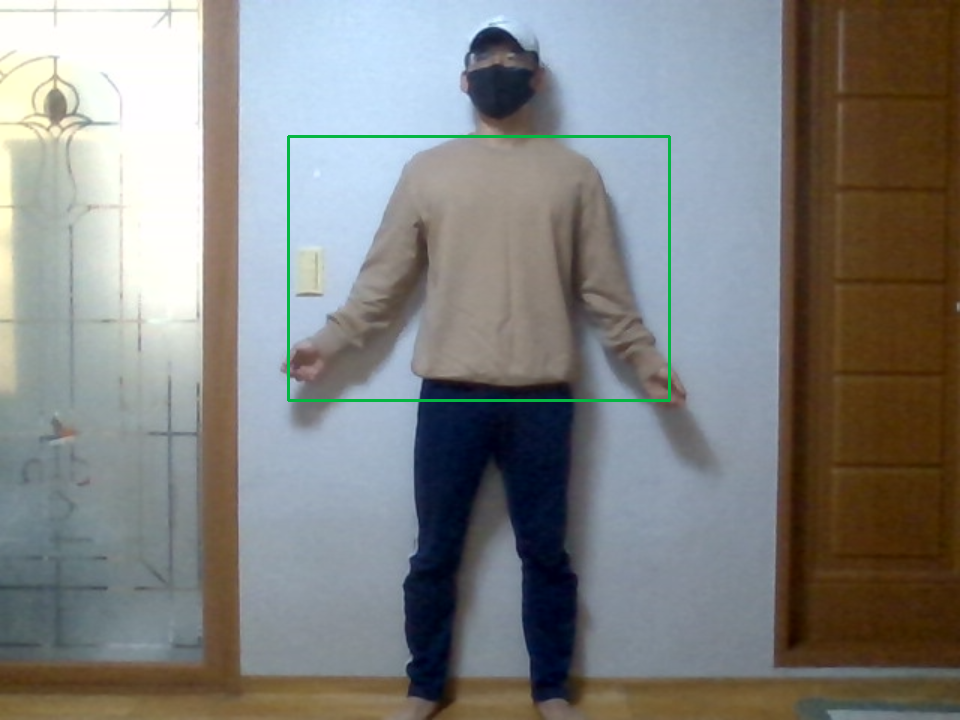
#> input picture Main_model/clothes_detecting_test.png, 960 x 720 px
$ python non-person.py
#> lines starting #> are read from the running program, lines starting #| are printed output that depends on the picture; after the words box and inside, x2 and y2 are one past the last pixel; in counts of white or black regions, pixels touching at a corner belong together
import cv2
import numpy as np

# Input
print()
print('##################################################################')
print()
address = input('Enter path of file: ')
#> the answer given: ../clothes_detecting_test.png
print()
print('##################################################################')
print()
img = cv2.imread(address)
#> img is the input picture: shape (720, 960, 3); mean B, G, R 129.1, 130.9, 130
gray = cv2.cvtColor(img,cv2.COLOR_BGR2GRAY)
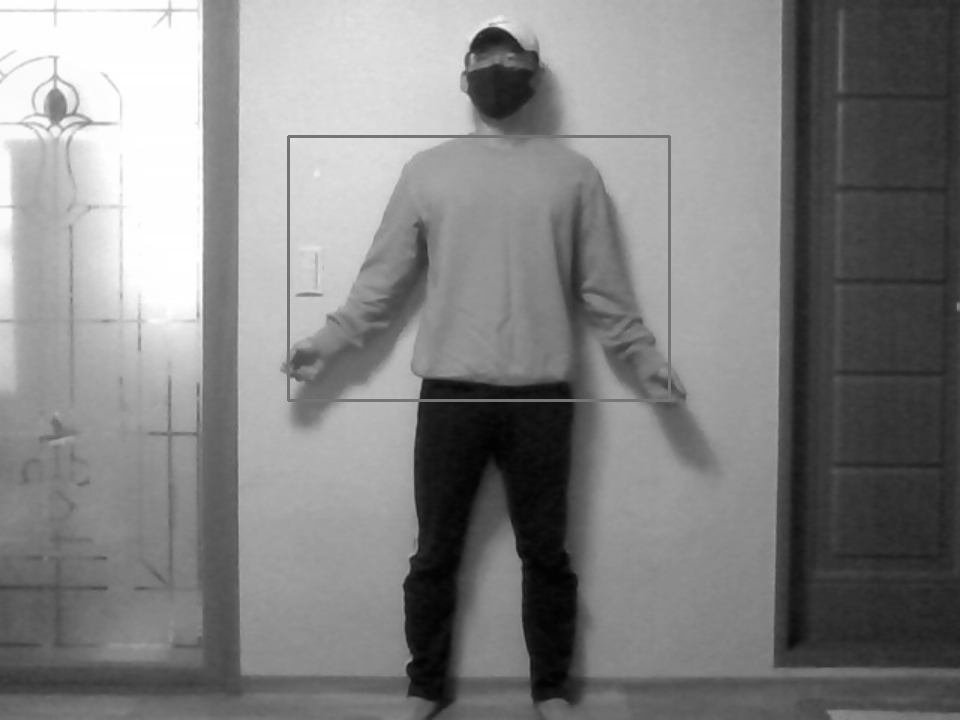
#> gray: shape (720, 960); min 2, max 255, mean 130.4
blurred = cv2.GaussianBlur(img, (9, 9), 0)

# Edge detection
edges = cv2.Canny(gray, 100, 200)
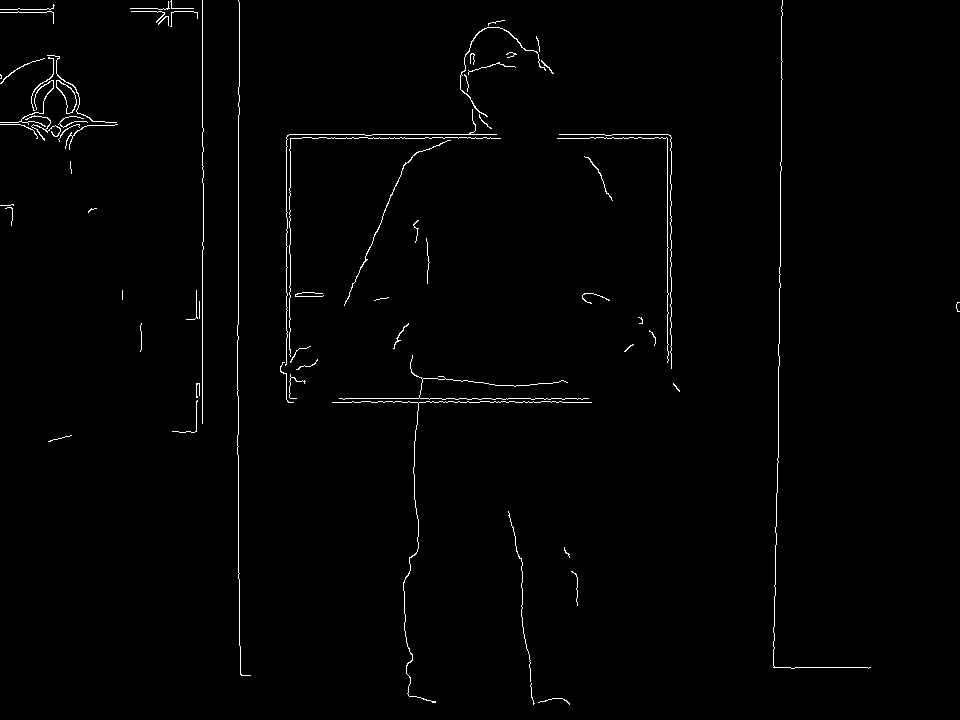
#> edges: shape (720, 960); 1.1% white in thin lines or dots
edges = cv2.dilate(edges, None)
#> edges: shape (720, 960); 3.5% white; 33 white regions, largest, box (x1, y1, x2, y2) and area: (279, 19, 555, 404) 5477, (331, 354, 593, 704) 3421, (0, 54, 119, 151) 2819
edges = cv2.erode(edges, None)
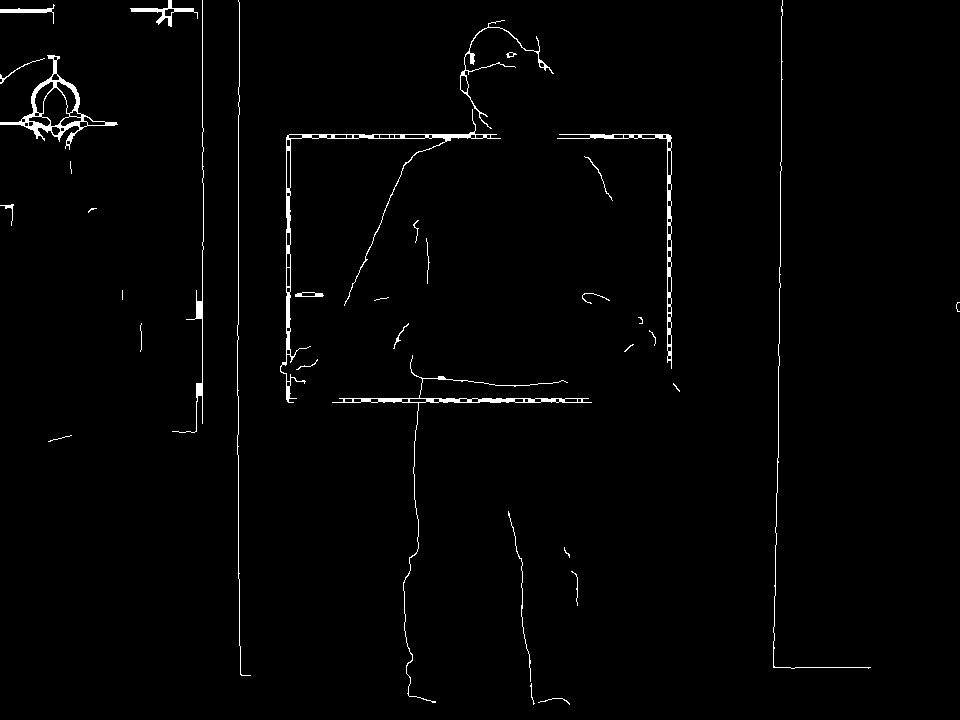
#> edges: shape (720, 960); 1.4% white; 36 white regions (9 under 20 px)

# Find contours in edges, sort by area
contour_info = []
contours, _ = cv2.findContours(edges, cv2.RETR_LIST, cv2.CHAIN_APPROX_SIMPLE)
#> contours = 119 contours, 49 with area under 20; largest, box (x1, y1, x2, y2) and area: (0, 55, 118, 150) 2815, (280, 109, 501, 403) 1675, (557, 134, 672, 369) 1092, (332, 355, 592, 703) 900, (41, 87, 70, 127) 680
for c in contours:
    contour_info.append((
        c,
        cv2.isContourConvex(c),
        cv2.contourArea(c),
    ))
#> this loop made 119 passes
#> c on pass 44: [[122, 290], [122, 299]]
#> after the loop, contour_info = 119 items
contour_info = sorted(contour_info, key=lambda c: c[2], reverse=True)
max_contour = contour_info[0]
#> max_contour = 3 items, first 3: contour of 186 points, box (x1, y1, x2, y2) (0, 55, 118, 150), area 2815, False, 2815

# Create empty mask and flood fill
mask = np.zeros(edges.shape)
for c in contour_info:
    cv2.fillConvexPoly(mask, c[0], (255))
#> this loop made 119 passes
#> mask: shape (720, 960) float64; 4.6% white; 34 white regions (9 under 20 px), largest, box (x1, y1, x2, y2) and area: (280, 109, 501, 403) 17660, (0, 55, 118, 150) 3286, (460, 20, 554, 129) 3028

# Smooth mask and blur it
mask = cv2.dilate(mask, None, iterations=10)
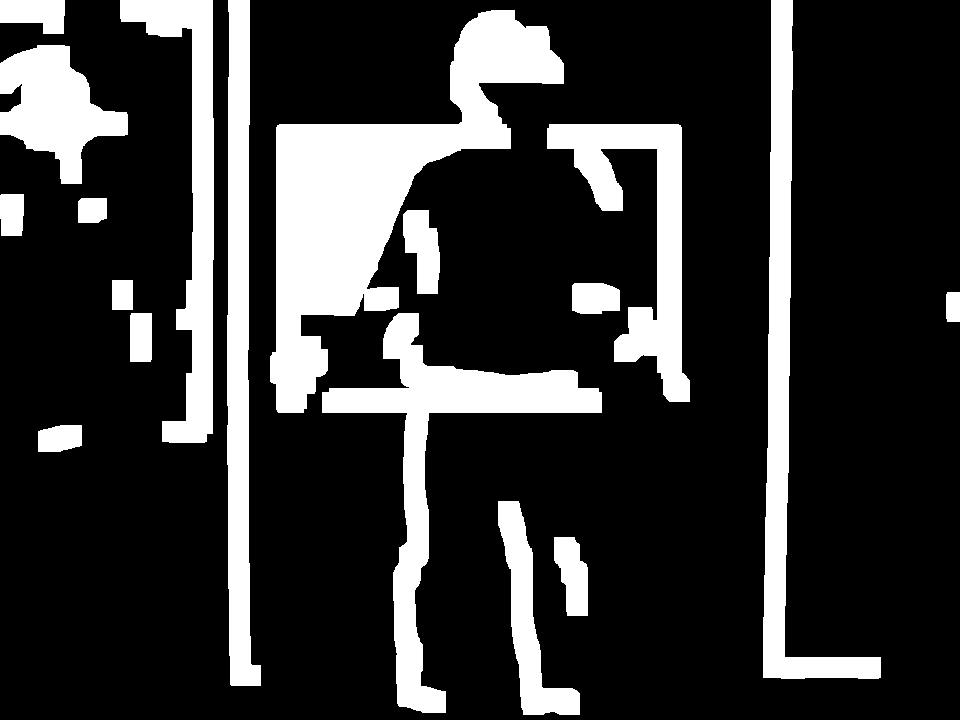
#> mask: shape (720, 960) float64; 20.7% white; 18 white regions, largest, box (x1, y1, x2, y2) and area: (270, 10, 564, 413) 38119, (322, 313, 602, 713) 19508, (763, 0, 881, 679) 16651
mask = cv2.erode(mask, None, iterations=10)
#> mask: shape (720, 960) float64; 5.7% white; 22 white regions (5 under 20 px), largest, box (x1, y1, x2, y2) and area: (280, 20, 554, 403) 22297, (332, 355, 592, 703) 4362, (0, 55, 118, 174) 4146
mask = cv2.GaussianBlur(mask, (21, 21), 0)
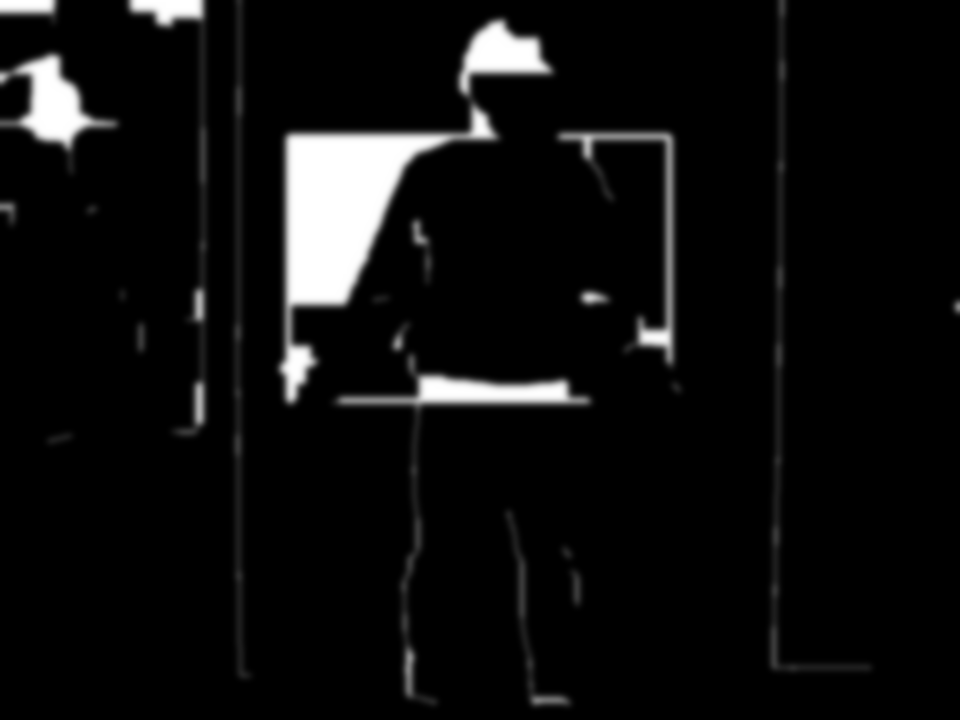
#> mask: shape (720, 960) float64; min 0, max 255, mean 14.4; drawn with min black and max white

# Create 3-channel alpha mask
mask_stack = np.dstack([mask]*3)

# Blend mask and foreground image
mask_stack  = mask_stack.astype('float32') / 255.0
img         = img.astype('float32') / 255.0
masked = (mask_stack * img) + ((1-mask_stack) * (1.0,1.0,1.0))
masked = (masked * 255).astype('uint8')

# Make the background transparent by adding 4th alpha channel
tmp = cv2.cvtColor(masked, cv2.COLOR_BGR2GRAY)
_,alpha = cv2.threshold(tmp,0,255,cv2.THRESH_BINARY)
#> alpha: shape (720, 960); every value is 255
b, g, r = cv2.split(masked)
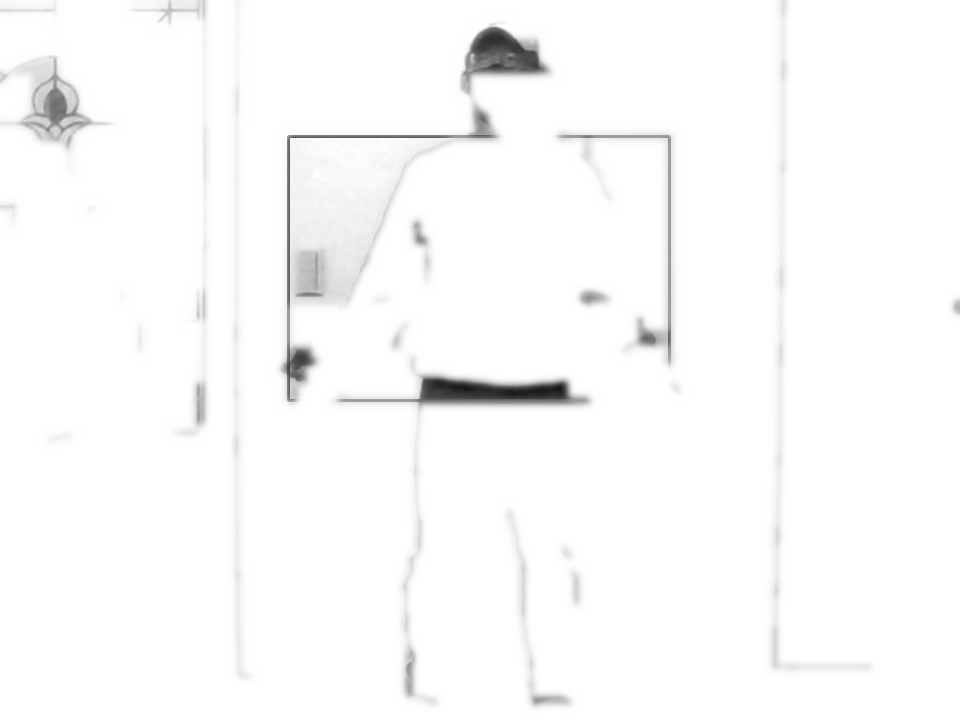
#> b: shape (720, 960); min 24, max 255, mean 250.5
rgba = [b,g,r, alpha]
dst = cv2.merge(rgba,4)

# Display
cv2.imshow('img', dst)
cv2.waitKey()
cv2.imwrite("output.png",dst)
print("saved the output image in output.png")
print()
print('##################################################################')

$ run again, on Main_model/test(1).png
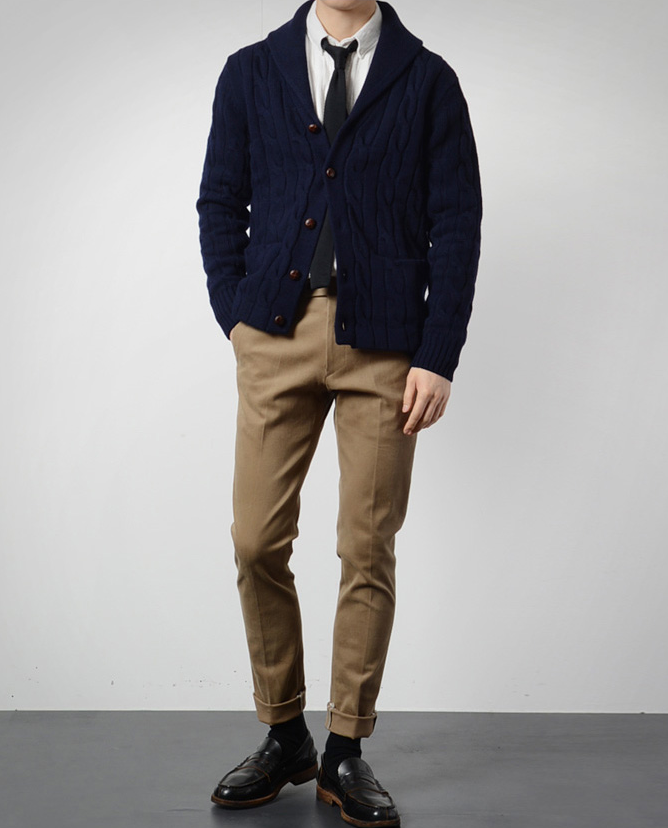
#> input picture Main_model/test(1).png, 668 x 828 px
#> img is the input picture: shape (828, 668, 3); mean B, G, R 155.9, 156.5, 158.7
#> `edges = cv2.erode(edges, None)`:
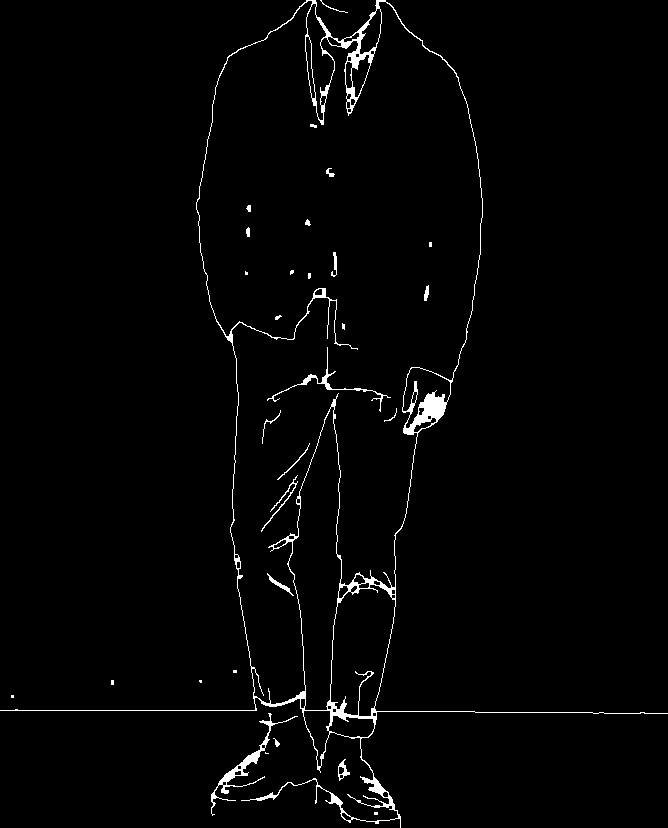
#> edges: shape (828, 668); 1.9% white; 30 white regions (11 under 20 px)
#> contours = 80 contours, 35 with area under 20; largest, box (x1, y1, x2, y2) and area: (0, 0, 668, 828) 146371, (196, 0, 483, 705) 119876, (288, 406, 342, 711) 9760, (330, 584, 396, 717) 6428, (306, 3, 335, 121) 1416
#> the loop `for c in contours:` made 80 passes
#> c on passes 2, 10, 20, 22, 23, 57: [[374, 812], [374, 814], [377, 814], [377, 812]], [[265, 752], [265, 753], [268, 753], [266, 753]], [[11, 695], [11, 697], [13, 697], [13, 695]], [[111, 680], [111, 684], [113, 684], [113, 680]], [[233, 670], [233, 672], [236, 672], [236, 670]], [[429, 242], [429, 246], [431, 246], [431, 242]]
#> after the loop `for c in contours:`: contour_info = 80 items
#> max_contour = 3 items, first 3: contour of 1116 points, box (x1, y1, x2, y2) (0, 0, 668, 828), area 146371, False, 146371
#> the loop `for c in contour_info:` made 80 passes
#> alpha: shape (828, 668); 100% white; black in thin lines or dots, all inside (x1, y1, x2, y2) = (337, 244, 429, 769)
#> `b, g, r = cv2.split(masked)`:
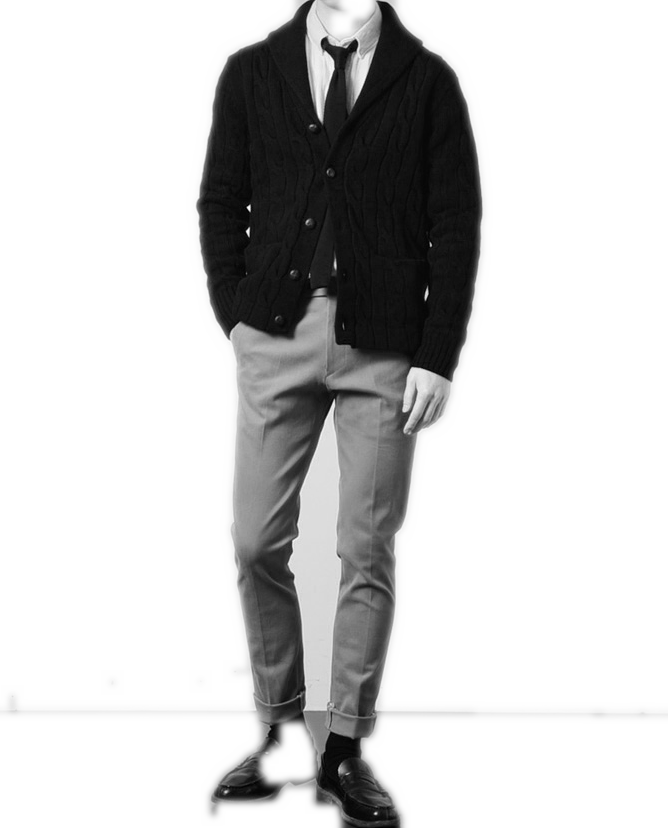
#> r: shape (828, 668); min 0, max 255, mean 203.7
